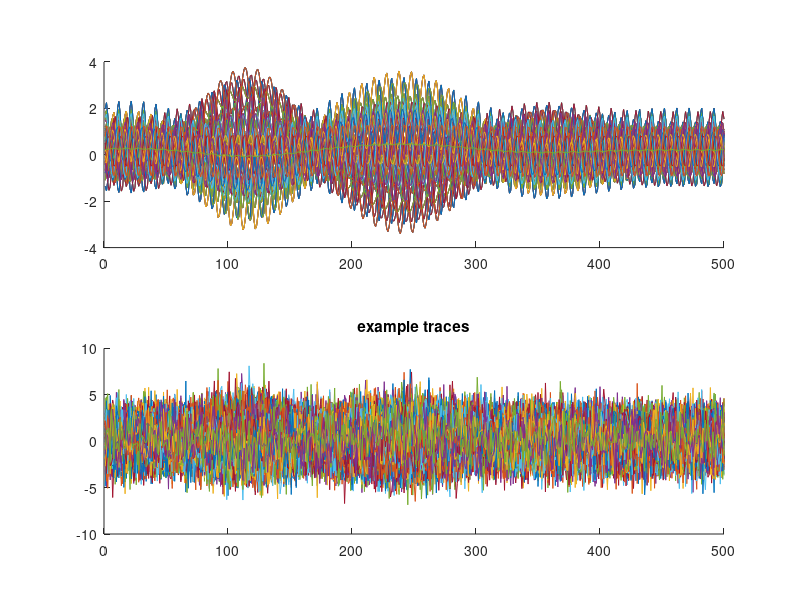

The MATLAB source for this figure: (Note: this script raises an error after producing the figure.)
clear all; close all;
rng(2)
%% make latents
dx = 3; % number of latents 
dy = 50; % number of neurons
ntr = 5; % number of trials; ntr > 1 activates parpool session in matlab
T = repmat(20,ntr,1); % maximum time for each trial
% T = [18 17 20 20 19];
fq1 = 2.5; % frequency of oscillation
fq2 = 2.5;

% build latent functions
fs = cell(dx,ntr);
for ii = 1:ntr 
    fs{1,ii}  = @(t)  0.8*exp(-2*(sin(pi*abs(t)*fq1).^2)/5).*sin(2*pi*fq1*t);
    fs{2,ii}  = @(t)  0.5*cos(2*pi*fq2*t);
    fs{3,ii}  = @(t)  0.7*exp(-0.5*(t-5).^2/8).*cos(2*pi*.12*t)  + 0.8*exp(-0.5*(t-10).^2/12).*sin(2*pi*t*0.1 + 1.5);
end

%% simulate Gaussian traces
% model parameters
prs.C = bsxfun(@times,randn(dy,dx),[1 1.2 1.3]);
prs.b = 0.2*ones(dy,1);
prs.psi = 2*ones(dy,1); % noise variance for Gaussian likelihood (all covariance captured in latent -- for now)
% grids for plotting
Nmax = 500;
dt = max(T)/Nmax;

% make data and plot
figure;
for nn = 1:ntr
    trLen(nn) = T(nn); % length of trial in units of time
    t = dt:dt:T(nn); % time grid for sampling spike train
    latents = cell2mat(cellfun(@(x)feval(x,t),fs(:,nn),'uni',0));
    Y{nn} = prs.C*latents + prs.b + diag(sqrt(prs.psi))*randn(dy,length(t));
    subplot(211);hold on; plot((prs.C*latents + prs.b)')
    subplot(212);hold on; plot(Y{nn}')
end

title('example traces')

%% set up fitting structure
nZ(1) = 5; % number of inducing points for each latent
nZ(2) = 5;
nZ(3) = 5;

% set up kernels
kern1 = buildKernel_svGPFA('Periodic',[0.5;1.5;1/fq1]);
kern2 = buildKernel_svGPFA('Periodic',[0.5;1.2;1/fq2]);
kern3 = buildKernel_svGPFA('RBF',[0.5;1]);
kerns = {kern1, kern2,kern3};

% set up list of inducing point locations
Z = cell(dx,1);
for ii = 1:dx
    for jj = 1:ntr
        Z{ii}(:,:,jj) = linspace(dt,T(jj),nZ(ii))';
    end
end

%% initialise model structure
options.parallel = 0;
options.verbose = 1;
m = InitialiseModel_svGPFA('Gaussian',Y,trLen,kerns,Z,prs,options);

%% set extra options and fit model
m.opts.maxiter.EM = 50; % maximum number of iterations to run
m = svGPFA(m);

%% predict latents and MultiOutput GP
ngtest = 1000;
testTimes = linspace(0,max(T),ngtest)';
pred = predictNew_svGPFA(m,testTimes);
%% plot latents for a given trial
nn = 1;
figure; 
for ii = 1:dx
    subplot(3,1,ii);plot(testTimes,fs{ii,nn}(testTimes),'k','Linewidth',1.5);
    hold on; plot(testTimes,pred.latents.mean(:,ii,nn),'Linewidth',1.5);
    errorbarFill(testTimes, pred.latents.mean(:,ii,nn), sqrt(pred.latents.variance(:,ii,nn)));
    hold on; plot(m.Z{ii}(:,:,nn),min(pred.latents.mean(:,ii,nn))*ones(size(m.Z{ii}(:,:,nn))),'r.','markersize',12)
    box off;
    xlim([0 max(T)])
    if ii ~= dx
       set(gca,'Xtick',[]) 
    end
    set(gca,'TickDir','out')
end
xlabel('time')

%% plot all estimated vs true log-rates / Gaussian means
latents_nn = cell2mat(cellfun(@(x)feval(x,testTimes),fs(:,nn),'uni',0)')';
figure;
hold on;plot(pred.multiOutputGP.mean(:,:,nn)',prs.C*latents_nn + prs.b,':','Linewidth',1.8);
hold on;
plot(linspace(-5,5,100),linspace(-5,5,100),'k')
xlabel('estimated mean')
ylabel('true mean')
title(sprintf('corr = %1.3f',corr(vec(pred.multiOutputGP.mean(:,:,nn)'),vec(prs.C*latents_nn + prs.b))))